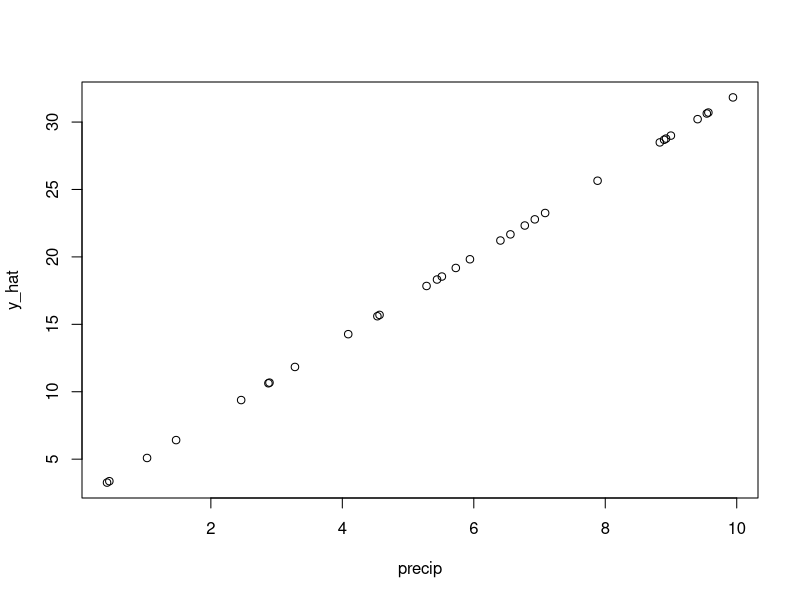

Here is the R script that generated this plot: (Note: this script raises an error after producing the figure.)

#  NRES 710, Linear Regression  
#     University of Nevada, Reno
#     Introduction to basic linear regression   

### To learn regression in R, let's simulate data so we know what 'Truth' is

# Set the seed for reproducibility
set.seed(123)

# Simulate a continuous predictor variable, precipitation
n <- 30
precip <- runif(n, min = 0, max = 10)

# Simulate the true, predicted response of biomass to precip (y-hat)
y_hat <- 2 + 3 * precip

# What does this look like?
plot(y_hat ~ precip)

# Simulate error for the response variable
# Let's say the standard deviation = 2, which means that around our line there
# is a 2 kg/ha standard deviation.
# Rule of thumb: 66% of samples within 1 SD, 95% of samples within 2 SD, 99% within SD
# With a SD of 2, 66% of samples will be within 2 units of the line, etc.
error <- rnorm(n, mean = 0, sd = 2)

# Create the response variable, biomass
# biomass = beta0 + beta1 * precip + epsilon
biomass <- y_hat + error

# Create a data frame
datum <- data.frame(precip = precip, y_hat = y_hat, error = error, biomass = biomass)

# Save this dataset
write.csv(datum, "lecture_3_dataset1.csv")

### Analyze the data

# Read in the dataset
datum <- read.csv("lecture_3_dataset1.csv")

# Observe the first few rows of our data
# head(datum)

# First thing we should do when starting an analysis is.. look at our data!
plot(biomass ~ precip, data = datum)

# Ask R for information about how 'lm()' works
help(lm)
?lm()

# Fit the linear model
results <- lm(biomass ~ precip, data = datum)

# Examine the results
summary(results)

# Plot the data with the line of best fit
plot(biomass ~ precip)
abline(results)

# Maybe you are used to seeing ANOVA tables...
anova(results)

# This should look similar to the bottom line from our regression output
